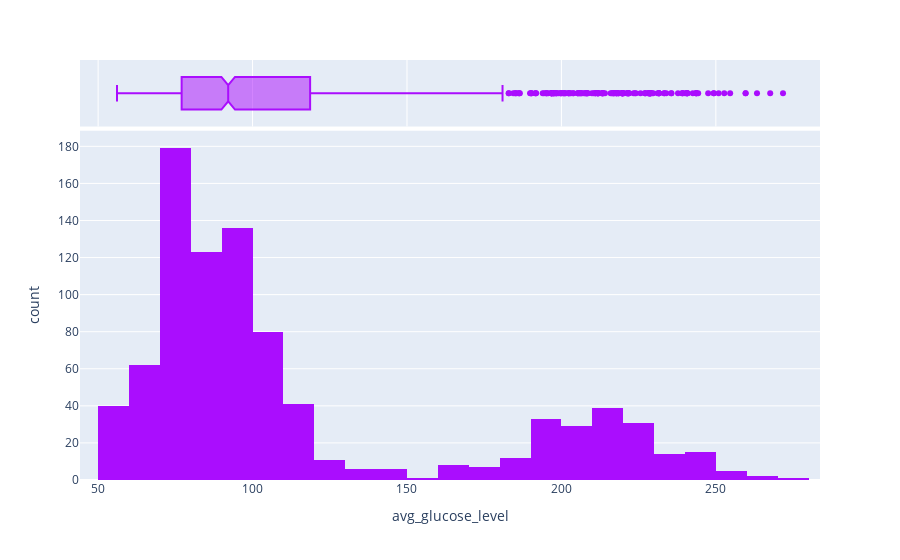

Notebook cell for this chart:
### Markdown cell above
7. Average glucose level:
- no missing values as shown above.
- stroke vs Average glucose level.
- hypothesis testing for means of dependent samples of population of avg_glucose_level data.

### Code cell
fig = px.histogram(stroke_patients, x="avg_glucose_level", marginal="box", color_discrete_sequence=px.colors.qualitative.Alphabet)
fig.show()

### Figure 1 — Plotly figure (JSON) as saved in the notebook; plotly's stock layout.template omitted (floating-point values rounded to 4 significant figures; data arrays with more than 128 entries replaced by an {"elided": "..."} marker saying what was removed)
{"data": [{"alignmentgroup": "True", "bingroup": "x", "hovertemplate": "avg_glucose_level=%{x}<br>count=%{y}<extra></extra>", "legendgroup": "", "marker": {"color": "#AA0DFE", "pattern": {"shape": ""}}, "name": "", "offsetgroup": "", "orientation": "v", "showlegend": false, "type": "histogram", "x": {"elided": "881 float values"}, "xaxis": "x", "yaxis": "y"}, {"alignmentgroup": "True", "hovertemplate": "avg_glucose_level=%{x}<extra></extra>", "legendgroup": "", "marker": {"color": "#AA0DFE"}, "name": "", "notched": true, "offsetgroup": "", "showlegend": false, "type": "box", "x": {"elided": "881 float values"}, "xaxis": "x2", "yaxis": "y2"}], "layout": {"barmode": "relative", "legend": {"tracegroupgap": 0}, "margin": {"t": 60}, "xaxis": {"anchor": "y", "domain": [0, 1], "title": {"text": "avg_glucose_level"}}, "xaxis2": {"anchor": "y2", "domain": [0, 1], "matches": "x", "showgrid": true, "showticklabels": false}, "yaxis": {"anchor": "x", "domain": [0, 0.8316], "title": {"text": "count"}}, "yaxis2": {"anchor": "x2", "domain": [0.8416, 1], "matches": "y2", "showgrid": false, "showline": false, "showticklabels": false, "ticks": ""}}}
